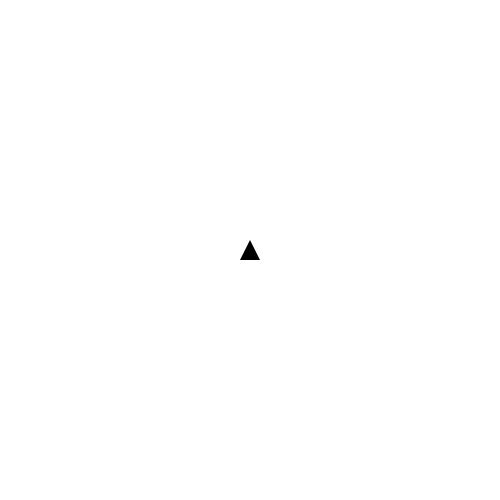
Frame 1 (no input)
Frame 60 (the mouse pressed at the canvas centre just before this capture): identical to frame 1, image omitted
Frame 120 (the mouse held since frame 60 and released just before this capture): identical to frame 1, image omitted

The Processing sketch that drew this single still picture (run headless with seeded random() and noise(); from frame 60 on, the mouse is pressed at the canvas centre):

// Processing sketch: oscillationAsteriods
// ── oscillationAsteriods.pde
class RocketShip {
  
  float heading = 0;
  
  PVector location;
  PVector velocity;
  PVector acceleration;
  
  boolean isThrusting;
  
  RocketShip() {
    location = new PVector(width/2, height/2);
    velocity = new PVector(0, 0);
    acceleration = new PVector(0, 0);
  }
  
  void update() {
    velocity.add(acceleration);
    velocity.limit(7);
    velocity.mult(0.99);
    location.add(velocity);
   
    acceleration.mult(0);
  }
  
  void display() {
    pushMatrix();
      translate(location.x, location.y);
      noStroke();
      if (isThrusting == true) fill(127, 0, 0);
      else fill(0);
      rotate(heading);
      beginShape();
        vertex(-10,10);
        vertex(0,-10);
        vertex(10,10);
      endShape(CLOSE);
    popMatrix();
    isThrusting = false;
  }
  
  void checkEdges() {
    if (location.x > width) location.x = 0;
    else if (location.x < 0) location.x = width;
    
    if (location.y > height) location.y = 0;
    else if (location.y < 0) location.y = height;
  }
  
  void thrust() {
    float angle = heading - PI/2;
    PVector thrust = new PVector(cos(angle), sin(angle));
    isThrusting = true;
    applyForce(thrust);
  }
  
  void reverseThrust() {
    float angle = heading - PI/2;
    PVector thrust = new PVector(cos(angle), sin(angle));
    thrust.mult(-1);
    isThrusting = true;
    applyForce(thrust);
  }
  
  void applyForce(PVector f) {
    PVector force = f.get();
    acceleration.add(force);
  }

}

RocketShip ship;

void setup() {
  size(500, 500);
  ship = new RocketShip();
}

void draw() {
  background(255);
  ship.update();
  ship.checkEdges();
  ship.display();
}

void keyPressed() {
  if (key == CODED) {
    if (keyCode == LEFT) {
      ship.heading -= 0.1;
    }
    else if (keyCode == RIGHT) {
      ship.heading += 0.1;
    }
    else if (keyCode == UP) {
      ship.thrust();
    }
    else if (keyCode == DOWN) {
      ship.reverseThrust();
    }
  }
}
